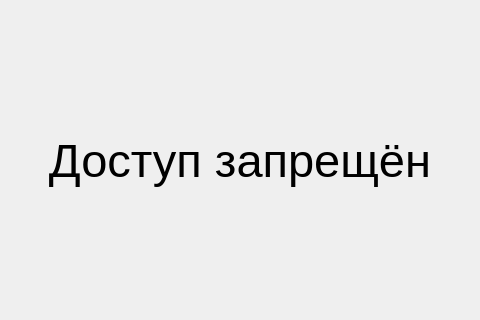
<?xml version="1.0" encoding="UTF-8"?>
<ui version="4.0">
 <class>AccessDeniedForm</class>
 <widget class="QWidget" name="AccessDeniedForm">
  <property name="geometry">
   <rect>
    <x>0</x>
    <y>0</y>
    <width>480</width>
    <height>320</height>
   </rect>
  </property>
  <property name="maximumSize">
   <size>
    <width>480</width>
    <height>320</height>
   </size>
  </property>
  <property name="windowTitle">
   <string>Form</string>
  </property>
  <layout class="QVBoxLayout" name="verticalLayout">
   <item>
    <widget class="QLabel" name="label">
     <property name="font">
      <font>
       <pointsize>35</pointsize>
      </font>
     </property>
     <property name="text">
      <string>Доступ запрещён</string>
     </property>
     <property name="alignment">
      <set>Qt::AlignCenter</set>
     </property>
    </widget>
   </item>
  </layout>
 </widget>
 <resources/>
 <connections/>
</ui>
